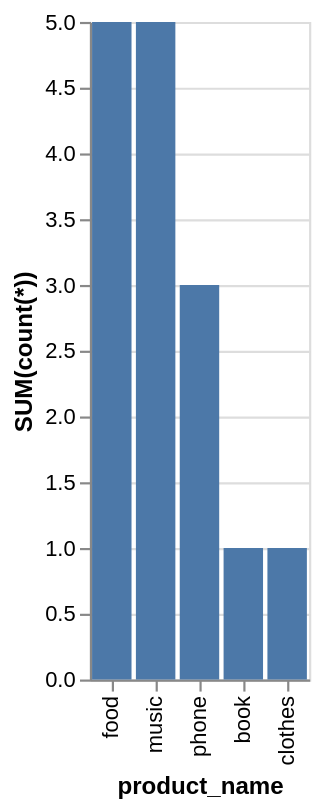

The Vega-Lite source for this figure:
### Vega-Lite specification from a JSON file in a GitHub repository (floating-point values rounded to 4 significant figures)
{"data": {"values": [{"x_data": "book", "y_data": 1}, {"x_data": "clothes", "y_data": 1}, {"x_data": "food", "y_data": 5}, {"x_data": "music", "y_data": 5}, {"x_data": "phone", "y_data": 3}]}, "mark": "bar", "encoding": {"x": {"field": "x_data", "type": "nominal", "title": "product_name", "sort": {"op": "sum", "field": "y_data", "order": "descending"}}, "y": {"field": "y_data", "type": "quantitative", "title": "SUM(count(*))"}}}
